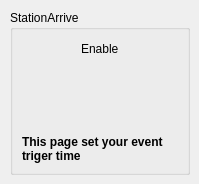
          <widget class="QWidget" name="Com_StationArrive">
           <widget class="QGroupBox" name="StationArrive">
            <property name="geometry">
             <rect>
              <x>10</x>
              <y>10</y>
              <width>180</width>
              <height>165</height>
             </rect>
            </property>
            <property name="title">
             <string>StationArrive</string>
            </property>
            <property name="flat">
             <bool>true</bool>
            </property>
            <layout class="QVBoxLayout" name="verticalLayout_18">
             <item>
              <layout class="QHBoxLayout" name="horizontalLayout_8">
               <item>
                <spacer name="horizontalSpacer_7">
                 <property name="orientation">
                  <enum>Qt::Horizontal</enum>
                 </property>
                 <property name="sizeHint" stdset="0">
                  <size>
                   <width>25</width>
                   <height>20</height>
                  </size>
                 </property>
                </spacer>
               </item>
               <item>
                <widget class="QLabel" name="StationArrive_Enable_Para0_Str">
                 <property name="text">
                  <string>Enable</string>
                 </property>
                </widget>
               </item>
               <item>
                <spacer name="horizontalSpacer_8">
                 <property name="orientation">
                  <enum>Qt::Horizontal</enum>
                 </property>
                 <property name="sizeHint" stdset="0">
                  <size>
                   <width>24</width>
                   <height>20</height>
                  </size>
                 </property>
                </spacer>
               </item>
              </layout>
             </item>
             <item>
              <spacer name="verticalSpacer_8">
               <property name="orientation">
                <enum>Qt::Vertical</enum>
               </property>
               <property name="sizeHint" stdset="0">
                <size>
                 <width>20</width>
                 <height>62</height>
                </size>
               </property>
              </spacer>
             </item>
             <item>
              <widget class="QLabel" name="label_11">
               <property name="font">
                <font>
                 <weight>75</weight>
                 <italic>false</italic>
                 <bold>true</bold>
                 <underline>false</underline>
                 <strikeout>false</strikeout>
                </font>
               </property>
               <property name="text">
                <string>This page set your event triger time</string>
               </property>
               <property name="wordWrap">
                <bool>true</bool>
               </property>
               <property name="margin">
                <number>0</number>
               </property>
               <property name="indent">
                <number>-1</number>
               </property>
              </widget>
             </item>
            </layout>
           </widget>
          </widget>
